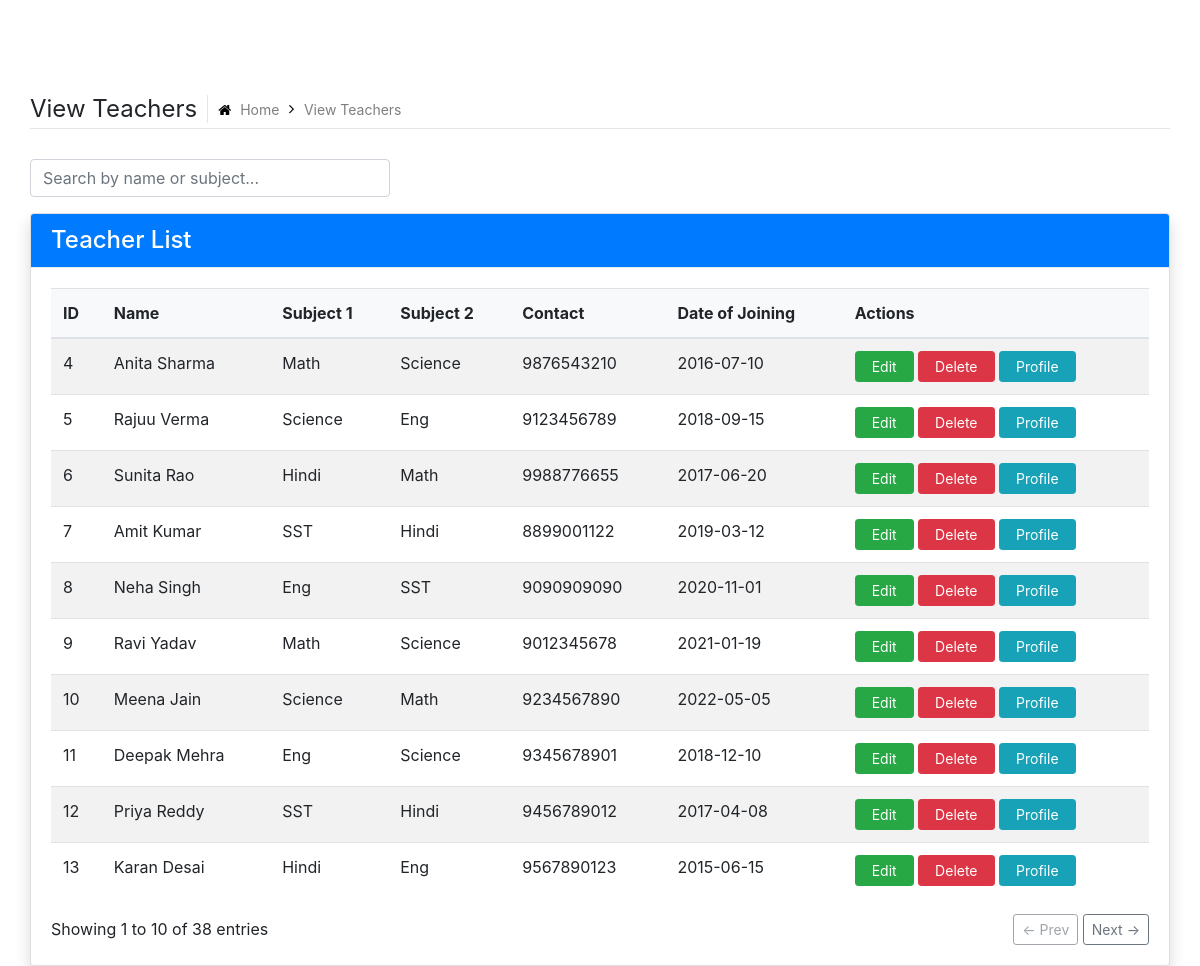
The page /admin/view-teachers.php on the database its author committed.
### tables this page shows
CREATE TABLE `add_teachers` (
  `id` int(100) NOT NULL,
  `Fname` varchar(30) NOT NULL,
  `Lname` varchar(30) NOT NULL,
  `Subject` varchar(20) NOT NULL,
  `Subject2` varchar(20) NOT NULL,
  `Contact` varchar(10) NOT NULL,
  `Address` text NOT NULL,
  `dob` date NOT NULL,
  `doj` date NOT NULL,
  `Salary` int(11) DEFAULT NULL
);

### admin/view-teachers.php (the view, shortened to what this page needs)
<?php
include("databaseConnection.php");
$limit = 10;
$page = isset($_GET['page']) ? (int)$_GET['page'] : 1;
$start_from = ($page - 1) * $limit;
$totalQuery = $conn->query("SELECT COUNT(*) AS total FROM add_teachers");
$totalRow = $totalQuery->fetch_assoc();
$total_teachers = $totalRow['total'];
$total_pages = ceil($total_teachers / $limit);
$query = "SELECT * FROM add_teachers LIMIT $start_from, $limit";
$teachers = $conn->query($query);
?>
<!DOCTYPE html>
<html lang="en">
<head>
    <link rel="stylesheet" type="text/css" href="assets/css/assets.css">
    <link rel="stylesheet" type="text/css" href="assets/css/style.css">
    <link rel="stylesheet" type="text/css" href="assets/css/dashboard.css">
</head>
<body class="ttr-opened-sidebar ttr-pinned-sidebar">
<main class="ttr-wrapper">
    <div class="container-fluid">
        <div class="db-breadcrumb">
            <h4 class="breadcrumb-title">View Teachers</h4>
            <ul class="db-breadcrumb-list">
                <li><a href="#"><i class="fa fa-home"></i> Home</a></li>
                <li>View Teachers</li>
            </ul>
        </div>
        <div class="row mb-3">
            <div class="col-md-4">
                <input type="text" id="searchInput" class="form-control" placeholder="Search by name or subject...">
            </div>
        </div>
        <div class="row">
            <div class="col-12">
                <div class="card shadow">
                    <div class="card-header bg-primary text-white">
                        <h4 class="mb-0">Teacher List</h4>
                    </div>
                    <div class="card-body table-responsive">
                        <table class="table table-striped table-hover" id="teacherTable">
                            <thead class="bg-light">
                                <tr>
                                    <th>ID</th>
                                    <th>Name</th>
                                    <th>Subject 1</th>
                                    <th>Subject 2</th>
                                    <th>Contact</th>
                                    <th>Date of Joining</th>
                                    <th>Actions</th>
                                </tr>
                            </thead>
                            <tbody>
                                <?php while ($row = $teachers->fetch_assoc()): ?>
                                    <tr>
                                        <td><?= htmlspecialchars($row['id']) ?></td>
                                        <td><?= htmlspecialchars($row['Fname']) . ' ' . htmlspecialchars($row['Lname']) ?></td>
                                        <td><?= htmlspecialchars($row['Subject']) ?></td>
                                        <td><?= htmlspecialchars($row['Subject2']) ?></td>
                                        <td><?= htmlspecialchars($row['Contact']) ?></td>
                                        <td><?= htmlspecialchars($row['doj']) ?></td>
                                        <td>
                                             <a href="edit-teacher.php?id=<?= $row['id']; ?>" class="btn btn-sm btn-success rounded-pill px-3">Edit</a>
                                            <a href="delete-teacher.php?id=<?= $row['id']; ?>" class="btn btn-sm btn-danger rounded-pill px-3" onclick="return confirm('Are you sure?')">Delete</a>
                                            <a href="view-teacher-profile.php?id=<?= $row['id']; ?>" class="btn btn-sm btn-info rounded-pill px-3">Profile</a>
                                        </td>
                                    </tr>
                                <?php endwhile; ?>
                            </tbody>
                        </table>
                        <div class="d-flex justify-content-between align-items-center mt-3">
                            <div>
                                Showing <?= $start_from + 1 ?> to <?= min($start_from + $limit, $total_teachers) ?> of <?= $total_teachers ?> entries
                            </div>
                            <div>
                                <a href="?page=<?= max($page - 1, 1) ?>" class="btn btn-outline-secondary btn-sm <?= ($page == 1) ? 'disabled' : '' ?>">← Prev</a>
                                <a href="?page=<?= min($page + 1, $total_pages) ?>" class="btn btn-outline-secondary btn-sm <?= ($page == $total_pages) ? 'disabled' : '' ?>">Next →</a>
                            </div>
                        </div>
                    </div>
                </div>
            </div>
        </div>
    </div>
</main>
</body>
</html>

### admin/assets/css/dashboard.css (style rules this page uses)
.ttr-pinned-sidebar.ttr-opened-sidebar .ttr-wrapper { margin-left: 300px; }
.ttr-pinned-sidebar .ttr-wrapper { margin-left: 0; }
.ttr-wrapper { padding-top: 95px; -webkit-transition: margin 200ms cubic-bezier(0.215, 0.610, 0.355, 1.000); -moz-transition: margin 200ms cubic-bezier(0.215, 0.610, 0.355, 1.000); -o-transition: margin 200ms cubic-bezier(0.215, 0.610, 0.355, 1.000); transition: margin 200ms cubic-bezier(0.215, 0.610, 0.355, 1.000); }
.ttr-wrapper { padding-left:15px; padding-right:15px; }
.db-breadcrumb { display:flex; align-items: center; border-bottom: 1px solid rgba(0,0,0,0.1); padding-bottom: 5px; margin-bottom: 30px; }
.db-breadcrumb-list { list-style:none; margin:0; padding:0; }
.breadcrumb-title { margin-bottom: 0; font-weight: 400; border-right: 1px solid rgba(0,0,0,0.1); padding-right: 10px; margin-right: 10px; line-height: 28px; }
.db-breadcrumb-list li { display: inline-block; color: #7f7f7f; font-size: 14px; padding: 0 20px 0px 0; position:relative; }
.db-breadcrumb-list li i { margin-right:5px; color:#000; }
.db-breadcrumb-list li a { color:#7f7f7f; }
.db-breadcrumb-list li:last-child { padding-right:0; }
.db-breadcrumb-list li:after { font-family: FontAwesome; content: "\f105"; position: absolute; color: #000; right: 5px; font-size: 15px; top: -1px; }
.db-breadcrumb-list li:last-child:after { content:none; }
.card-header { border-bottom: 1px solid #ebedf2; }
@media only screen and (max-width: 1200px) { .ttr-pinned-sidebar .ttr-wrapper { margin-left: 310px; } }
@media only screen and (max-width: 1200px) { .ttr-pinned-sidebar.ttr-opened-sidebar .ttr-wrapper { margin-left: 0; } }

### rows shown on the page
add_teachers: id "4", Fname "Anita", Lname "Sharma", Subject "Math", Subject2 "Science", Contact "9876543210", doj "2016-07-10"
add_teachers: id "5", Fname "Rajuu", Lname "Verma", Subject "Science", Subject2 "Eng", Contact "9123456789", doj "2018-09-15"
add_teachers: id "6", Fname "Sunita", Lname "Rao", Subject "Hindi", Subject2 "Math", Contact "9988776655", doj "2017-06-20"
add_teachers: id "7", Fname "Amit", Lname "Kumar", Subject "SST", Subject2 "Hindi", Contact "8899001122", doj "2019-03-12"
add_teachers: id "8", Fname "Neha", Lname "Singh", Subject "Eng", Subject2 "SST", Contact "9090909090", doj "2020-11-01"
add_teachers: id "9", Fname "Ravi", Lname "Yadav", Subject "Math", Subject2 "Science", Contact "9012345678", doj "2021-01-19"
add_teachers: id "10", Fname "Meena", Lname "Jain", Subject "Science", Subject2 "Math", Contact "9234567890", doj "2022-05-05"
add_teachers: id "11", Fname "Deepak", Lname "Mehra", Subject "Eng", Subject2 "Science", Contact "9345678901", doj "2018-12-10"
add_teachers: id "12", Fname "Priya", Lname "Reddy", Subject "SST", Subject2 "Hindi", Contact "9456789012", doj "2017-04-08"
add_teachers: id "13", Fname "Karan", Lname "Desai", Subject "Hindi", Subject2 "Eng", Contact "9567890123", doj "2015-06-15"

### other values the page prints
$start_from + 1 "1"
min($start_from + $limit, $total_teachers) "10"
$total_teachers "38"
